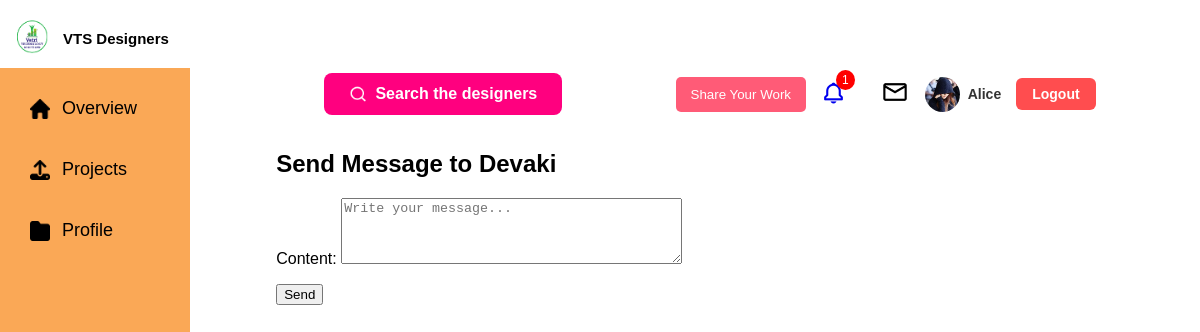
Page /message/1/ (signed in) on the committed database.
### core/models.py (models this page shows)
class PythonUser(AbstractUser):
    location = models.CharField(max_length=100, blank=True)
    company_name = models.CharField(max_length=200, blank=True)
    occupation = models.CharField(max_length=100, blank=True)
    about_me = models.TextField(blank=True)
    followers = models.ManyToManyField('self', symmetrical=False, related_name='following', blank=True)
    profile_pic = models.ImageField(upload_to='profiles/', blank=True, null=True)
    projects_descriptions = models.TextField(blank=True)  # Combined summary
    custom_message = models.CharField(max_length=255, blank=True)
    hired_users = models.ManyToManyField('self', symmetrical=False, related_name='hired_by', blank=True)
    can_add_projects = models.BooleanField(default=True)  # For view-only users

### core/views.py (the view)
# urls.py: path('message/<int:user_id>/', views.send_message, name='send_message'),
@login_required
def send_message(request, user_id):
    receiver = get_object_or_404(PythonUser, id=user_id)  # <-- Use receiver instead of recipient
    if request.method == "POST":
        form = MessageForm(request.POST)
        if form.is_valid():
            msg = form.save(commit=False)
            msg.sender = request.user
            msg.receiver = receiver  # <-- Correct field name
            msg.save()
            messages.success(request, f"Message sent to {receiver.username}!")
            return redirect('search_users')
    else:
        form = MessageForm()
    return render(request, 'core/send_message.html', {'form': form, 'recipient': receiver})

### core/forms.py
class MessageForm(forms.ModelForm):
    class Meta:
        model = Message
        fields = ['content']
        widgets = {
            'content': forms.Textarea(attrs={'placeholder': 'Write your message...', 'rows': 4}),
        }

### core/context_processors.py (called while the page is built)
def notifications_context(request):
    if request.user.is_authenticated:
        recent_notifications = Notification.objects.filter(user=request.user).order_by('-created_at')[:5]
        notifications_count = recent_notifications.count()
        return {
            'recent_notifications': recent_notifications,
            'notifications_count': notifications_count
        }
    return {}

### core/templates/core/send_message.html (shortened to what this page needs)
{% extends 'core/base.html' %}
{% block content %}
<div class="message-form-container">
    <h2>Send Message to {{ recipient.username }}</h2>
    <form method="post">
        {{ form.as_p }}
        <button type="submit" class="btn-publish">Send</button>
    </form>
</div>
{% endblock %}

### core/templates/core/base.html (shortened to what this page needs)
{% load static %}
<!DOCTYPE html>
<html>
<head>
    <link rel="stylesheet" href="{% static 'css/base.css' %}">
    <link href='https://unpkg.com/boxicons@2.1.4/css/boxicons.min.css' rel='stylesheet'>
    <link rel="stylesheet" href="https://cdnjs.cloudflare.com/ajax/libs/font-awesome/6.5.0/css/all.min.css">
</head>
<body class="{% block body_class %}{% endblock %}">
    <div class="layout">
        <div class="left-column" id="sidebar">
            <div class="logo-section">
                <div class="logo-text">
                    <img src="{% static 'images/logo.PNG' %}" alt="Logo">
                    <h2>VTS Designers</h2>
                </div>
            </div>
            <div class="sidebar">
                <ul>
                    <li class="{% if request.resolver_match.url_name == 'dashboard' %}active{% endif %}">
                        <a href="{% url 'dashboard' %}">
                            <img src="{% static 'images/home.png' %}" alt="Home" class="icon white-filter"> Overview
                        </a>
                    </li>
                    <li class="{% if request.resolver_match.url_name == 'project_create' %}active{% endif %}">
                        <a href="{% url 'project_create' %}">
                            <img src="{% static 'images/upload.png' %}" alt="Projects" class="icon white-filter">
                            Projects
                        </a>
                    </li>
                    <li class="{% if request.resolver_match.url_name == 'user_profile' %}active{% endif %}">
    <a href="{% url 'user_profile' %}">
        <img src="{% static 'images/folder.png' %}" alt="Profile" class="icon white-filter"> Profile
    </a>
</li>
                </ul>
            </div>
        </div>
        <div class="right-column">
            <div class="topbar">
                <form method="get" action="{% url 'search_users' %}" class="dashboard-search">
                    <button type="submit">
                        <img src="{% static 'images/searchicon.png' %}" alt="Search">
                        Search the designers
                    </button>
                </form>
                <div class="icons">
                    <button class="share-btn" onclick="window.location.href='{% url 'project_create' %}'">Share Your
                        Work</button>
                    <a href="#" class="icon-link notif" id="notif-btn">
                        <i class='bx bx-bell'></i><span class="badge">{{ notifications_count }}</span>
                    </a>
                    <a href="{% url 'messages' %}" class="icon-link"><img src="{% static 'images/Mail.png' %}"
                            alt="Messages"></a>
<a href="{% url 'user_profile' %}" class="profile-link">
    <img src="{% if request.user.profile_pic %}{{ request.user.profile_pic.url }}{% else %}{% static 'images/default-avatar.png' %}{% endif %}"
         class="profile-pic" alt="{{ request.user.username }}">
    <span class="profile-name">{{ request.user.username }}</span>
</a>
                    <form method="post" action="{% url 'logout' %}">
                        <button type="submit" class="logout-btn">Logout</button>
                    </form>
                </div>
            </div>
            <div class="content-wrapper">
                <div class="main-content">
                    {% block content %}{% endblock %}
                </div>
            </div>
        </div>
    </div>
</body>
</html>

### core/static/css/base.css (style rules this page uses)
body { font-family: "Outfit", sans-serif; }
.layout { display: flex; height: 100vh; font-family: Arial, sans-serif; }
.left-column { width: 220px; display: flex; flex-direction: column; }
.logo-section { background: #fff; padding: 10px; display: flex; align-items: center; gap: 10px; z-index: 2; width:20%; position:fixed; margin-left: -8px; }
.logo-text { display: flex; align-items: center; gap: 8px; }
.logo-text img { width: 40px; height: 40px; }
.logo-text h2 { font-size: 16px; margin: 0; font-weight: bold; white-space: nowrap; }
.logo-section img { width: 45px; height: 40px; }
.logo-section h2 { font-size: 15px; margin: 0; font-weight: bold; }
.sidebar { background: #FAA856; color: #fff; padding: 30px 20px; flex: 1; margin-top: 30px; position:fixed; width:200px; height:500px; margin-left: -8px; }
.sidebar ul { list-style: none; padding: 0; }
.sidebar ul li { margin: 20px 0; }
.sidebar ul li a { color: black; text-decoration: none; font-size: 18px; display: flex; align-items: center; gap: 12px; padding: 10px; }
.sidebar ul li a img { width:20px; height:20px; }
.right-column { flex: 1; display: flex; flex-direction: column; background: #fff; }
.topbar { display: flex; justify-content: space-between; align-items: center; gap: 20px; padding: 15px 10px; background: #fff; margin: 50px auto 0; width:80%; }
.dashboard-search button { display: flex; align-items: center; gap: 8px; background: #ff007f; color: #fff; font-weight: bold; border: none; padding: 12px 25px; border-radius: 8px; font-size: 16px; cursor: pointer; border-top-left-radius: 8px; }
.dashboard-search button img { width: 18px; height: 18px; }
.share-btn { background: #ff5b77; border: none; padding: 10px 15px; color: #fff; border-radius: 5px; cursor: pointer; }
.icons { display: flex; align-items: center; gap: 15px; }
.icons .badge { background: red; color: #fff; font-size: 12px; border-radius: 50%; padding: 3px 6px; position: relative; top: -20px; left: -10px; }
.icon-link img { width:30px; height:30px; }
.icon-link i { font-size: 25px; }
.profile-pic { width: 35px; height: 35px; border-radius: 50%; }
.main-content { flex:1; width:90%; margin: auto; }
.icon-link.notif i { text-decoration: none; border: none; display: inline-block; line-height: 1; }
.icon-link.notif { text-decoration: none; }
.icon-link.notif { position: relative; }
.logout-btn { background: #ff4d4f; color: #fff; border: none; padding: 8px 16px; border-radius: 6px; font-size: 14px; font-weight: 600; cursor: pointer; transition: background 0.3s ease, transform 0.2s ease; }
.profile-link { display: flex; align-items: center; gap: 8px; text-decoration: none; color: #333; font-weight: 600; }
.profile-name { font-size: 14px; color: #333; }
@media (min-width: 1199px) and (max-width: 1439px) { .sidebar { width:150px; height:100%; } }

### rows in the picture
PythonUser: profile_pic (picture), user.username "Alice"
PythonUser: username "Devaki"

### other values in the picture
{{ notifications_count }} "1"
